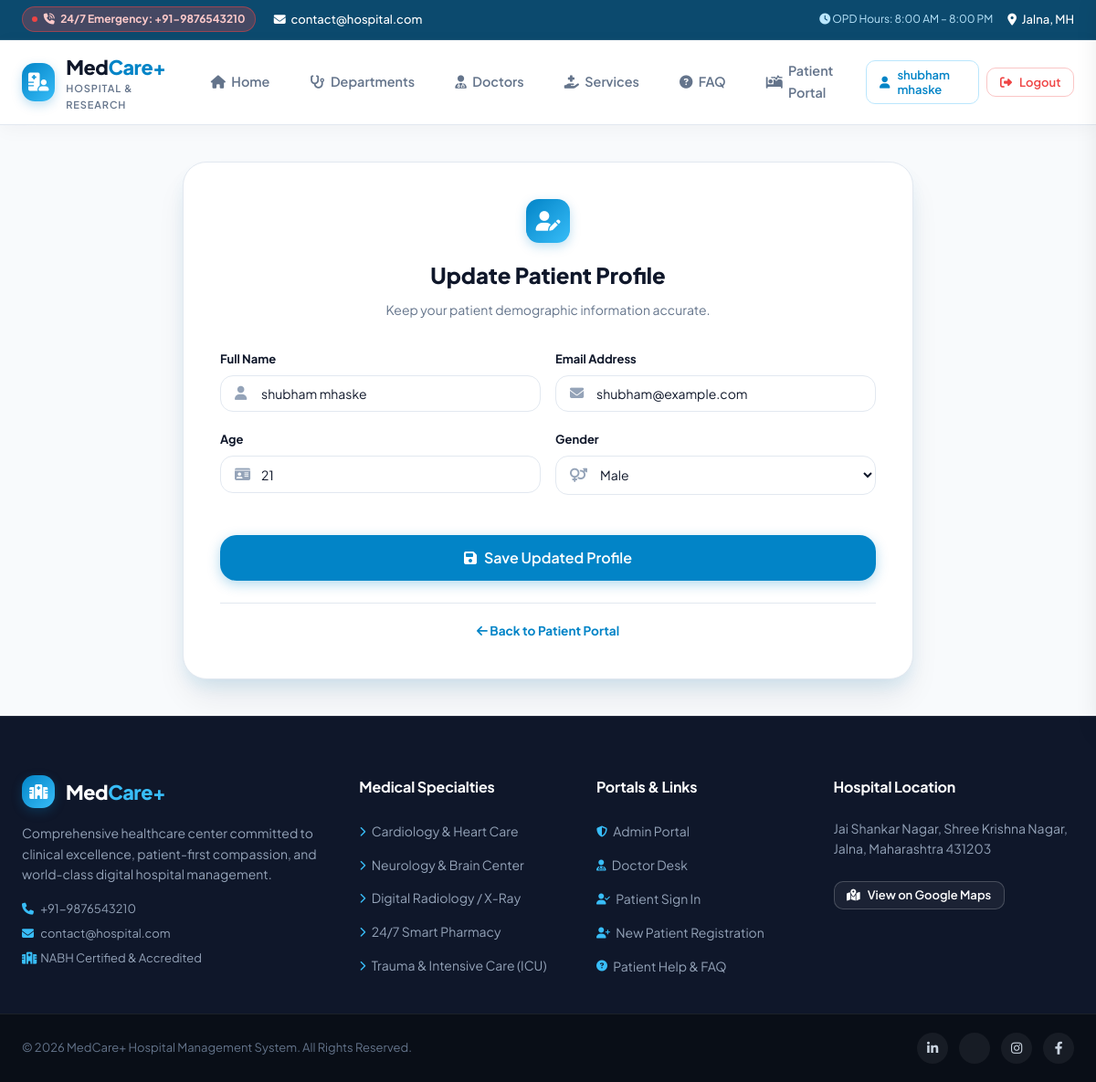
Screenshot of /patient/update_profile (signed in) with the database file from the repository.
### tables this page shows
CREATE TABLE patients (
    id INTEGER PRIMARY KEY AUTOINCREMENT,
    name TEXT NOT NULL,
    age INTEGER NOT NULL,
    dob DATE NOT NULL,
    gender TEXT NOT NULL,
    mobile TEXT NOT NULL CHECK(length(mobile) = 10),
    blood_group TEXT NOT NULL,
    address TEXT NOT NULL,
    email TEXT UNIQUE NOT NULL,
    password TEXT NOT NULL
);

### app.py (the view, shortened to what this page needs)
@app.route('/patient/update_profile', methods=['GET', 'POST'])
def update_profile():
    if 'patient' not in session:
        return redirect(url_for('login_patient'))
    conn = get_db_connection()
    patient = conn.execute("SELECT * FROM patients WHERE email=?", (session['patient'],)).fetchone()
    conn.close()
    return render_template('patient/update_profile.html', patient=patient)

### app.py (called while the page is built)
def get_db_connection():
    conn = sqlite3.connect(DB_PATH, timeout=20.0)
    conn.row_factory = sqlite3.Row
    return conn

def expire_old_appointments():
    now = datetime.now()
    current_date = now.strftime("%Y-%m-%d")
    current_time = now.strftime("%H:%M")
    conn = get_db_connection()
    conn.execute("""
        UPDATE appointments
        SET status = 'Expired'
        WHERE LOWER(status) = 'scheduled'
          AND (
                appointment_date < ?
                OR (appointment_date = ? AND appointment_time < ?)
              )
    """, (current_date, current_date, current_time))
    conn.commit()
    conn.close()

@app.before_request
def before_request():
    expire_old_appointments()

### templates/patient/update_profile.html (shortened to what this page needs)
{% extends 'layout.html' %}
{% block content %}
<div class="auth-wrapper">
  <div class="auth-container" style="max-width: 800px; grid-template-columns: 1fr;">
    <div class="auth-main" style="padding: 2.5rem;">
      <div class="auth-header" style="text-align: center; margin-bottom: 2rem;">
        <div class="brand-icon" style="margin: 0 auto 1rem; width: 48px; height: 48px; font-size: 1.35rem;">
          <i class="fa fa-user-pen"></i>
        </div>
        <h1 class="auth-title">Update Patient Profile</h1>
        <p class="auth-subtitle">Keep your patient demographic information accurate.</p>
      </div>
      <form method="POST">
        <div class="form-row">
          <div class="form-group">
            <label class="form-label" for="name">Full Name</label>
            <div class="input-icon-wrapper">
              <input type="text" id="name" name="name" class="form-control" value="{{ patient.name }}" required>
            </div>
          </div>
          <div class="form-group">
            <label class="form-label" for="email">Email Address</label>
            <div class="input-icon-wrapper">
              <input type="email" id="email" name="email" class="form-control" value="{{ patient.email }}" required>
            </div>
          </div>
        </div>
        <div class="form-row">
          <div class="form-group">
            <label class="form-label" for="age">Age</label>
            <div class="input-icon-wrapper">
              <input type="number" id="age" name="age" class="form-control" value="{{ patient.age }}" min="0" max="120" required>
            </div>
          </div>
          <div class="form-group">
            <label class="form-label" for="gender">Gender</label>
            <div class="input-icon-wrapper">
              <select id="gender" name="gender" class="form-control" required style="padding-left: 2.75rem;">
                <option value="Male" {% if patient.gender == 'Male' %}selected{% endif %}>Male</option>
              </select>
            </div>
          </div>
        </div>
        <button type="submit" class="btn btn-primary btn-block btn-lg" style="margin-top: 1.5rem;">
          <i class="fa fa-floppy-disk"></i> Save Updated Profile
        </button>
      </form>
      <div style="margin-top: 1.5rem; text-align: center; border-top: 1px solid var(--border); padding-top: 1rem;">
        <a href="{{ url_for('patient_dashboard') }}" style="font-size: 0.85rem; color: var(--primary); font-weight: 700;">
          <i class="fa fa-arrow-left"></i> Back to Patient Portal
        </a>
      </div>
    </div>
  </div>
</div>
{% endblock %}

### templates/layout.html (shortened to what this page needs)
<!DOCTYPE html>
<html lang="en">
<head>
  <link rel="stylesheet" href="https://cdnjs.cloudflare.com/ajax/libs/font-awesome/6.4.0/css/all.min.css">
  <link rel="stylesheet" href="{{ url_for('static', filename='css/style.css') }}">
</head>
<body>
  <div class="top-bar">
    <div class="top-bar-inner">
      <div style="display: flex; align-items: center; gap: 1.25rem; flex-wrap: wrap;">
        <span class="emergency-badge"><i class="fa fa-phone-volume"></i> 24/7 Emergency: +91-9876543210</span>
        <a href="mailto:contact@hospital.com?subject=Inquiry"><i class="fa fa-envelope"></i> contact@hospital.com</a>
      </div>
      <div style="display: flex; align-items: center; gap: 1rem;">
        <span style="font-size: 0.75rem; color: #bae6fd;"><i class="fa fa-clock"></i> OPD Hours: 8:00 AM – 8:00 PM</span>
        <a href="https://www.google.com/maps/place/Warkad+Hospital/@19.8587013,75.8884777,17z" target="_blank">
          <i class="fa fa-location-dot"></i> Jalna, MH
        </a>
      </div>
    </div>
  </div>
  <header class="site-header">
    <div class="navbar-container">
      <a href="{{ url_for('index') }}" class="brand-logo">
        <div class="brand-icon">
          <i class="fa fa-hospital-user"></i>
        </div>
        <div>
          <div class="brand-title">Med<span>Care+</span></div>
          <span class="brand-subtitle">Hospital & Research</span>
        </div>
      </a>
      <ul class="nav-links">
        <li><a href="{{ url_for('index') }}" class="nav-link {% if request.endpoint == 'index' %}active{% endif %}"><i class="fa fa-house"></i> Home</a></li>
        <li><a href="{{ url_for('index') }}#departments" class="nav-link"><i class="fa fa-stethoscope"></i> Departments</a></li>
        <li><a href="{{ url_for('index') }}#doctors" class="nav-link"><i class="fa fa-user-doctor"></i> Doctors</a></li>
        <li><a href="{{ url_for('index') }}#services" class="nav-link"><i class="fa fa-hand-holding-medical"></i> Services</a></li>
        <li><a href="{{ url_for('index') }}#faq" class="nav-link"><i class="fa fa-circle-question"></i> FAQ</a></li>
        {% if session.get('admin') %}
          <li><a href="{{ url_for('admin_dashboard') }}" class="nav-link {% if request.endpoint and 'admin' in request.endpoint %}active{% endif %}"><i class="fa fa-shield-halved"></i> Admin Hub</a></li>
        {% elif session.get('doctor_id') or session.get('doctor') %}
          <li><a href="{{ url_for('doctor_dashboard') }}" class="nav-link {% if request.endpoint and 'doctor' in request.endpoint %}active{% endif %}"><i class="fa fa-user-doctor"></i> Doctor Desk</a></li>
        {% elif session.get('patient') or session.get('user_id') %}
          <li><a href="{{ url_for('patient_dashboard') }}" class="nav-link {% if request.endpoint and 'patient' in request.endpoint %}active{% endif %}"><i class="fa fa-bed-pulse"></i> Patient Portal</a></li>
        {% endif %}
      </ul>
      <div class="nav-actions">
        {% if session.get('admin') %}
          <div style="display: flex; align-items: center; gap: 0.5rem;">
            <a href="{{ url_for('admin_dashboard') }}" class="btn btn-outline-primary btn-sm"><i class="fa fa-shield-halved"></i> Admin Hub</a>
            <a href="{{ url_for('logout_admin') }}" class="btn btn-danger-outline btn-sm"><i class="fa fa-right-from-bracket"></i> Logout</a>
          </div>
        {% elif session.get('patient') or session.get('user_id') %}
          <div style="display: flex; align-items: center; gap: 0.5rem;">
            <a href="{{ url_for('patient_dashboard') }}" class="btn btn-outline-primary btn-sm" title="Patient Portal">
              <i class="fa fa-user"></i> {{ session.get('patient_name', 'Patient') }}
            </a>
            <a href="{{ url_for('logout_patient') }}" class="btn btn-danger-outline btn-sm" title="Log Out">
              <i class="fa fa-right-from-bracket"></i> Logout
            </a>
          </div>
        {% else %}
          <a href="{{ url_for('login_patient') }}" class="btn btn-outline btn-sm"><i class="fa fa-lock"></i> Sign In</a>
          <a href="{{ url_for('register_patient') }}" class="btn btn-primary btn-sm"><i class="fa fa-user-plus"></i> Register</a>
        {% endif %}
      </div>
    </div>
  </header>
  <main class="page-wrapper">
    {% block content %}{% endblock %}
  </main>
  <footer class="site-footer">
    <div class="footer-top">
      <div class="footer-col">
        <div class="brand-logo" style="color: #ffffff; margin-bottom: 1rem;">
          <div class="brand-icon" style="width: 36px; height: 36px; font-size: 1rem;">
            <i class="fa fa-hospital"></i>
          </div>
          <div>
            <div class="brand-title" style="color: #ffffff;">Med<span style="color: #38bdf8;">Care+</span></div>
          </div>
        </div>
        <p>Comprehensive healthcare center committed to clinical excellence, patient-first compassion, and world-class digital hospital management.</p>
        <div style="font-size: 0.8125rem; color: #94a3b8; display: flex; flex-direction: column; gap: 0.35rem;">
          <span><i class="fa fa-phone" style="color: #38bdf8; width: 18px;"></i> +91-9876543210</span>
          <span><i class="fa fa-envelope" style="color: #38bdf8; width: 18px;"></i> contact@hospital.com</span>
          <span><i class="fa fa-hospital" style="color: #38bdf8; width: 18px;"></i> NABH Certified & Accredited</span>
        </div>
      </div>
      <div class="footer-col">
        <h4>Medical Specialties</h4>
        <ul class="footer-links">
          <li><a href="#departments"><i class="fa fa-chevron-right" style="font-size: 0.7rem; color: #38bdf8;"></i> Cardiology & Heart Care</a></li>
          <li><a href="#departments"><i class="fa fa-chevron-right" style="font-size: 0.7rem; color: #38bdf8;"></i> Neurology & Brain Center</a></li>
          <li><a href="#departments"><i class="fa fa-chevron-right" style="font-size: 0.7rem; color: #38bdf8;"></i> Digital Radiology / X-Ray</a></li>
          <li><a href="#departments"><i class="fa fa-chevron-right" style="font-size: 0.7rem; color: #38bdf8;"></i> 24/7 Smart Pharmacy</a></li>
          <li><a href="#departments"><i class="fa fa-chevron-right" style="font-size: 0.7rem; color: #38bdf8;"></i> Trauma & Intensive Care (ICU)</a></li>
        </ul>
      </div>
      <div class="footer-col">
        <h4>Portals & Links</h4>
        <ul class="footer-links">
          <li><a href="{{ url_for('login_admin') }}"><i class="fa fa-shield-halved" style="font-size: 0.75rem; color: #38bdf8;"></i> Admin Portal</a></li>
          <li><a href="{{ url_for('login_doctor') }}"><i class="fa fa-user-doctor" style="font-size: 0.75rem; color: #38bdf8;"></i> Doctor Desk</a></li>
          <li><a href="{{ url_for('login_patient') }}"><i class="fa fa-user-check" style="font-size: 0.75rem; color: #38bdf8;"></i> Patient Sign In</a></li>
          <li><a href="{{ url_for('register_patient') }}"><i class="fa fa-user-plus" style="font-size: 0.75rem; color: #38bdf8;"></i> New Patient Registration</a></li>
          <li><a href="#faq"><i class="fa fa-circle-question" style="font-size: 0.75rem; color: #38bdf8;"></i> Patient Help & FAQ</a></li>
        </ul>
      </div>
      <div class="footer-col">
        <h4>Hospital Location</h4>
        <p>Jai Shankar Nagar, Shree Krishna Nagar, Jalna, Maharashtra 431203</p>
        <a href="https://www.google.com/maps/place/Warkad+Hospital/@19.8587013,75.8884777,17z" target="_blank" class="btn btn-outline btn-sm" style="color: #ffffff; border-color: rgba(255,255,255,0.2); background: rgba(255,255,255,0.05); margin-top: 0.5rem;">
          <i class="fa fa-map-location-dot"></i> View on Google Maps
        </a>
      </div>
    </div>
    <div class="footer-bottom">
      <div class="footer-bottom-inner">
        <div>
          &copy; 2026 MedCare+ Hospital Management System. All Rights Reserved.
        </div>
        <div class="social-links">
          <a href="https://www.linkedin.com/in/shubham-mhaske-753a53269/" target="_blank" class="social-icon" title="LinkedIn"><i class="fab fa-linkedin-in"></i></a>
          <a href="https://x.com/Shubham97033057" target="_blank" class="social-icon" title="Twitter / X"></a>
          <a href="https://www.instagram.com/its_sbm_1010/" target="_blank" class="social-icon" title="Instagram"><i class="fab fa-instagram"></i></a>
          <a href="https://www.facebook.com/shubham.mhaske.334491" target="_blank" class="social-icon" title="Facebook"><i class="fab fa-facebook-f"></i></a>
        </div>
      </div>
    </div>
  </footer>
</body>
</html>

### rows the page displays
patients: get "shubham mhaske", name "shubham mhaske", email "shubham@example.com", age "21", gender "Male"
